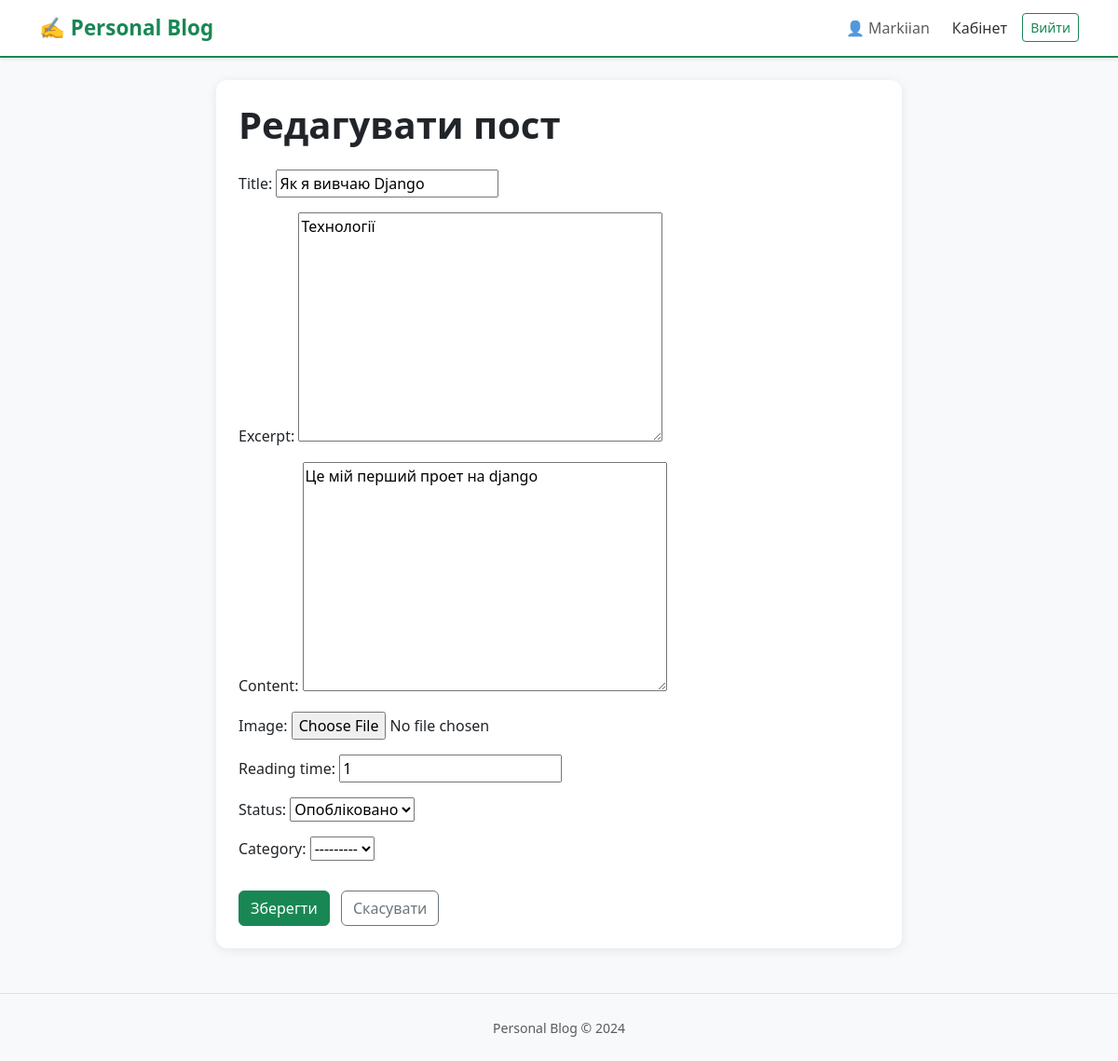
The page /2/edit/ (signed in) on the database its author committed.
### blog/models.py (models this page shows, shortened)
class Post(models.Model):
    STATUS_CHOICES = [
        ('draft', 'Чернетка'),
        ('published', 'Опобліковано'),
    ]
    title = models.CharField(max_length=200)
    slug = models.SlugField(max_length=200, unique=True)
    excerpt = models.TextField(blank=True)
    content = models.TextField()
    image = models.ImageField(upload_to="posts/", blank=True, null=True)
    reading_time = models.IntegerField(default=1)
    status = models.CharField(max_length=20, choices=STATUS_CHOICES, default="draft")
    created_at = models.DateTimeField(auto_now_add=True)
    updated_at = models.DateTimeField(auto_now=True)
    author = models.ForeignKey(User, on_delete=models.CASCADE, related_name="posts")
    category = models.ForeignKey(Category, on_delete=models.SET_NULL, null=True, blank=True, related_name="posts")
    class Meta:
        ordering = ["-created_at"]

### blog/views.py (the view)
# urls.py: path("<int:pk>/edit/", views.post_edit, name="post_edit"),
@login_required
def post_edit(request, pk):
    post = get_object_or_404(Post, pk=pk)
    if post.author != request.user:
        return HttpResponseForbidden()
    if request.method == "POST":
        form = PostForm(request.POST, request.FILES, instance=post)
        if form.is_valid():
            form.save()
            messages.success(request, "Пост оновлено!")
            return redirect("post_detail", pk=post.pk)
    else:
        form = PostForm(instance=post)
    return render(request, "blog/form.html", {"form": form, "post": post})

### blog/forms.py
class PostForm(forms.ModelForm):
    class Meta:
        model = Post
        fields = ["title", "excerpt", "content", "image", "reading_time", "status", "category"]

### templates/blog/form.html (shortened to what this page needs)
{% extends 'base.html' %}
{% block content %}
    <div class="row justify-content-center">
        <div class="col-md-8">
            <div class="card">
                <div class="card-body p-4">
                    <h1 class="fw-bold mb-4">
                        {% if post %}Редагувати пост{% else %}Створити пост{% endif %}
                    </h1>
                    <form method="post" enctype="multipart/form-data">
                        {{ form.as_p }}
                        <button type="submit" class="btn btn-primary mt-3">Зберегти</button>
                        <a href="{% url 'dashboard' %}" class="btn btn-outline-secondary mt-3 ms-2">Скасувати</a>
                    </form>
                </div>
            </div>
        </div>
    </div>
{% endblock %}

### templates/base.html (shortened to what this page needs)
<!DOCTYPE html>
<html lang="uk">
<head>
    <link href="https://cdn.jsdelivr.net/npm/bootstrap@5.3.0/dist/css/bootstrap.min.css" rel="stylesheet">
</head>
<body>
    <nav class="navbar navbar-expand-lg shadow-sm">
        <div class="container">
            <a class="navbar-brand" href="{% url 'home' %}">✍️ Personal Blog</a>
            <div class="navbar-nav ms-auto align-items-center">
                {% if user.is_authenticated %}
                    <span class="me-3 text-muted">👤 {{ user.username }}</span>
                    <a class="nav-link" href="{% url 'dashboard' %}">Кабінет</a>
                    <a class="btn btn-outline-success btn-sm ms-2" href="{% url 'logout' %}">Вийти</a>
                {% else %}
                    <a class="nav-link" href="{% url 'login' %}">Увійти</a>
                    <a class="btn btn-success btn-sm ms-2" href="{% url 'register' %}">Реєстрація</a>
                {% endif %}
            </div>
        </div>
    </nav>
    <div class="container mt-4">
        {% block content %}{% endblock %}
    </div>
    <footer class="text-center text-muted py-4 mt-5 border-top">
        <small>Personal Blog © 2024</small>
    </footer>
</body>
</html>

### templates/base.html (style rules this page uses)
:root { --accent: #198754; }
body { background: #f8f9fa; }
.navbar { background: #fff !important; border-bottom: 2px solid var(--accent); }
.navbar-brand { color: var(--accent) !important; font-weight: 700; font-size: 1.4rem; }
.nav-link { color: #333 !important; }
.card { border: none; border-radius: 12px; box-shadow: 0 2px 12px rgba(0,0,0,0.08); transition: transform 0.2s; }
.btn-primary { background: var(--accent); border-color: var(--accent); }

### rows shown on the page
Post: title "Як я вивчаю Django", excerpt "Технології", content "Це мій перший проет на django", reading_time "1", status "Опобліковано", category "---------"

### other values the page prints
{{ user.username }} "Markiian"
